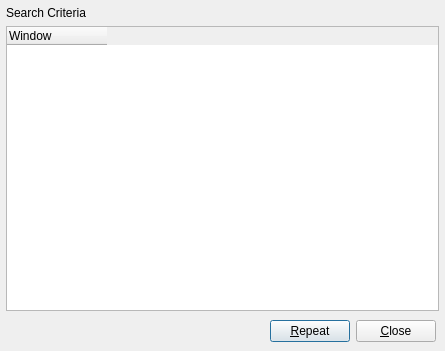
<?xml version="1.0" encoding="UTF-8"?>
<ui version="4.0">
 <class>SearchResultsPane</class>
 <widget class="QDialog" name="SearchResultsPane">
  <property name="geometry">
   <rect>
    <x>0</x>
    <y>0</y>
    <width>445</width>
    <height>351</height>
   </rect>
  </property>
  <property name="windowTitle">
   <string>Search Results</string>
  </property>
  <layout class="QVBoxLayout" name="verticalLayout">
   <property name="margin">
    <number>6</number>
   </property>
   <item>
    <widget class="QLabel" name="criteriaLabel">
     <property name="text">
      <string>Search Criteria</string>
     </property>
    </widget>
   </item>
   <item>
    <widget class="WindowTree" name="windowList">
     <property name="editTriggers">
      <set>QAbstractItemView::NoEditTriggers</set>
     </property>
     <property name="dragDropOverwriteMode">
      <bool>false</bool>
     </property>
     <property name="selectionBehavior">
      <enum>QAbstractItemView::SelectRows</enum>
     </property>
     <property name="verticalScrollMode">
      <enum>QAbstractItemView::ScrollPerPixel</enum>
     </property>
     <property name="horizontalScrollMode">
      <enum>QAbstractItemView::ScrollPerPixel</enum>
     </property>
     <property name="rootIsDecorated">
      <bool>false</bool>
     </property>
     <attribute name="headerStretchLastSection">
      <bool>false</bool>
     </attribute>
     <attribute name="headerStretchLastSection">
      <bool>false</bool>
     </attribute>
     <column>
      <property name="text">
       <string>Window</string>
      </property>
     </column>
    </widget>
   </item>
   <item>
    <widget class="QWidget" name="widget" native="true">
     <layout class="QHBoxLayout" name="horizontalLayout">
      <property name="margin">
       <number>3</number>
      </property>
      <item>
       <spacer name="horizontalSpacer">
        <property name="orientation">
         <enum>Qt::Horizontal</enum>
        </property>
        <property name="sizeHint" stdset="0">
         <size>
          <width>40</width>
          <height>20</height>
         </size>
        </property>
       </spacer>
      </item>
      <item>
       <widget class="QPushButton" name="repeatButton">
        <property name="whatsThis">
         <string>Re-runs this search, and updates the results.</string>
        </property>
        <property name="text">
         <string>&amp;Repeat</string>
        </property>
       </widget>
      </item>
      <item>
       <widget class="QPushButton" name="closeButton">
        <property name="text">
         <string>&amp;Close</string>
        </property>
       </widget>
      </item>
     </layout>
    </widget>
   </item>
  </layout>
 </widget>
 <customwidgets>
  <customwidget>
   <class>WindowTree</class>
   <extends>QTreeWidget</extends>
   <header>ui/custom_widgets/WindowTree.hpp</header>
  </customwidget>
 </customwidgets>
 <resources>
  <include location="../../qt_resources.qrc"/>
 </resources>
 <connections/>
</ui>
